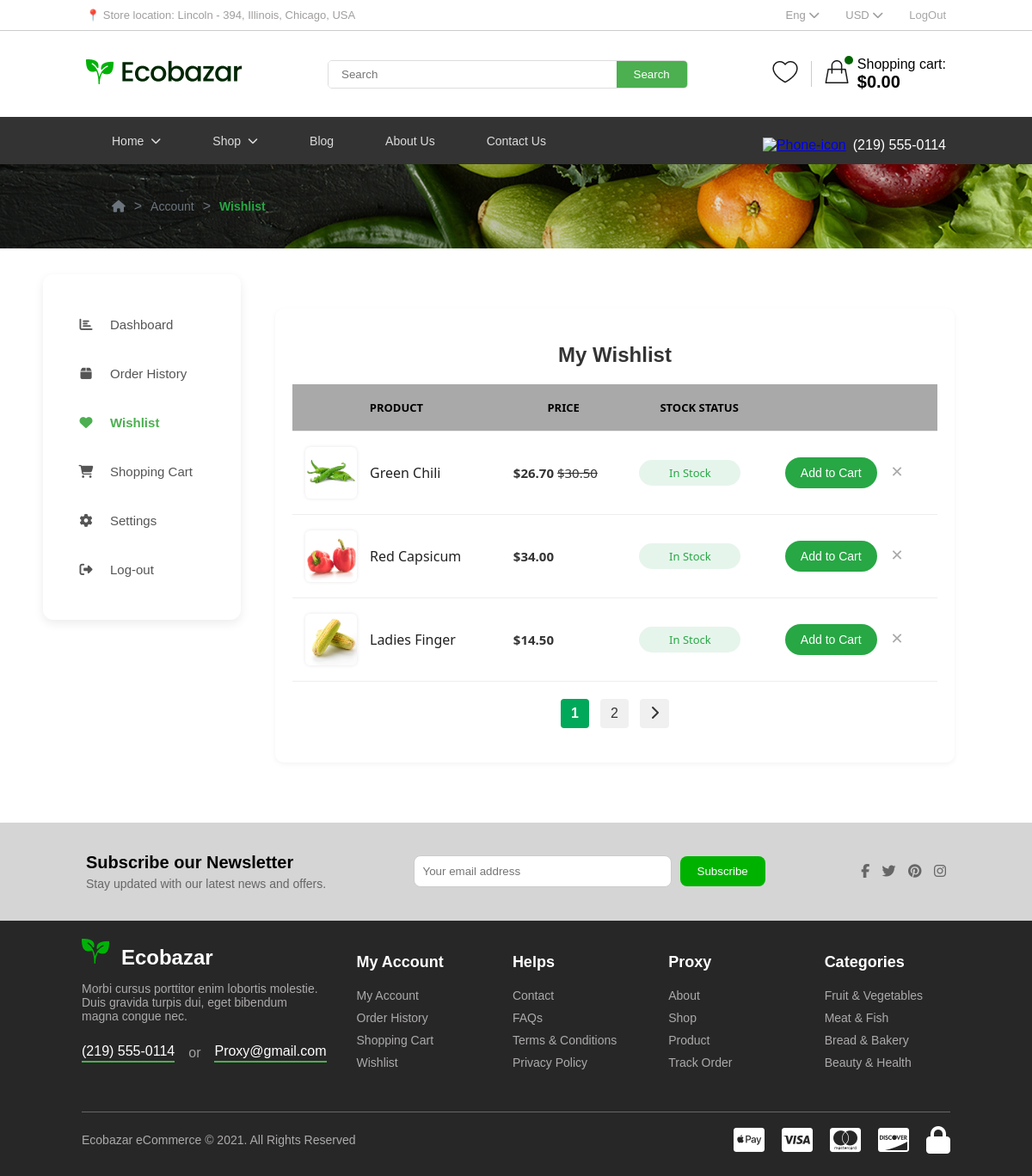
Screenshot of /wishlist.php (signed in) with the database file from the repository.
### tables this page shows
CREATE TABLE `wishlist` (
  `id` int(11) NOT NULL,
  `user_id` int(11) NOT NULL,
  `product_id` int(11) NOT NULL,
  `created_at` timestamp NOT NULL DEFAULT current_timestamp()
);

CREATE TABLE `products` (
  `id` int(11) NOT NULL,
  `category_id` int(11) DEFAULT NULL,
  `name` varchar(255) NOT NULL,
  `price` decimal(10,2) NOT NULL,
  `image` varchar(255) DEFAULT NULL,
  `description` text DEFAULT NULL,
  `old_price` decimal(10,2) DEFAULT NULL,
  `stock` int(11) DEFAULT 0
);

### wishlist.php (the view, shortened to what this page needs)
<?php
$conn = new mysqli('localhost', 'root', '', 'ecobazar');
$stmt = $conn->prepare("
    SELECT w.id AS wishlist_id, p.*
    FROM wishlist w
    JOIN products p ON w.product_id = p.id
    WHERE w.user_id = ?
");
$stmt->bind_param("i", $_SESSION['user_id']);
$stmt->execute();
$result = $stmt->get_result();
$limit = 3;
$page = isset($_GET['page']) && is_numeric($_GET['page']) ? intval($_GET['page']) : 1;
$offset = ($page - 1) * $limit;
$count_stmt = $conn->prepare("SELECT COUNT(*) FROM wishlist WHERE user_id = ?");
$count_stmt->bind_param("i", $_SESSION['user_id']);
$count_stmt->execute();
$count_stmt->bind_result($total_items);
$total_pages = ceil($total_items / $limit);
$stmt = $conn->prepare("
    SELECT w.id AS wishlist_id, p.*
    FROM wishlist w
    JOIN products p ON w.product_id = p.id
    WHERE w.user_id = ?
    LIMIT ?, ?
");
$stmt->bind_param("iii", $_SESSION['user_id'], $offset, $limit);
$stmt->execute();
$result = $stmt->get_result();
$wishlist_items = $result->fetch_all(MYSQLI_ASSOC);
include './includes/head.php';
?>
<link rel="stylesheet" href="style.css">
<div class="breadcrumb-container">
    <div class="breadcrumb">
        <a href="dashboard.php" title="Home"><i class="fas fa-home"></i></a>
        <span> &gt; </span>
        <a href="dashboard.php">Account</a>
        <span> &gt; </span>
        <a href="wishlist.php" class="active">Wishlist</a>
    </div>
</div>
<?php include './includes/dash.php'; ?>
<div class="main-content">
<div class="wishlist-container">
    <h2 class="wishlist-title">My Wishlist</h2>
    <table class="wishlist-table">
        <thead>
            <tr>
                <th>PRODUCT</th>
                <th>PRICE</th>
                <th>STOCK STATUS</th>
                <th></th>
            </tr>
        </thead>
        <tbody>
            <?php foreach ($wishlist_items as $item): ?>
                <tr>
                    <td>
                        <div class="product-info">
                            <img src="assetsHG/images/shop/<?= htmlspecialchars($item['image']) ?>" alt="<?= htmlspecialchars($item['name']) ?>">
                            <span><?= htmlspecialchars($item['name']) ?></span>
                        </div>
                    </td>
                    <td>
                        <?php if ($item['old_price'] > $item['price']): ?>
                            <strong>$<?= number_format($item['price'], 2) ?></strong>
                            <del>$<?= number_format($item['old_price'], 2) ?></del>
                        <?php else: ?>
                            <strong>$<?= number_format($item['price'], 2) ?></strong>
                        <?php endif; ?>
                    </td>
                    <td>
                        <?php if ($item['stock'] > 0): ?>
                            <span class="stock-status in-stock">In Stock</span>
                        <?php else: ?>
                            <span class="stock-status out-of-stock">Out of Stock</span>
                        <?php endif; ?>
                    </td>
                    <td>
                        <?php if ($item['stock'] > 0): ?>
                            <button class="btn btn-add-cart" onclick="addToCart(<?php echo $item['id']; ?>)">Add to Cart</button>
                        <?php else: ?>
                            <button class="btn btn-disabled" disabled>Add to Cart</button>
                        <?php endif; ?>
                        <a href="remove_wishlist.php?id=<?= $item['wishlist_id'] ?>" class="btn-remove">✕</a>
                    </td>
                </tr>
            <?php endforeach; ?>
        </tbody>
    </table>
        <?php if ($total_pages > 1): ?>
        <div class="pagination">
            <?php for ($i = 1; $i <= $total_pages; $i++): ?>
                <a href="?page=<?= $i ?>" class="page-link <?= ($i == $page ? 'active' : '') ?>">
                    <?= $i ?>
                </a>
            <?php endfor; ?>
            <?php if ($page < $total_pages): ?>
            <a href="?page=<?php echo $page + 1; ?>"><i class="fas fa-chevron-right"></i></a>
            <?php endif; ?>
        </div>
        <?php endif; ?>
</div>
</div>
</div>
<?php include './includes/footer.php'; ?>

### assets/style.css (style rules this page uses)
body { margin: 0; font-family: Arial, sans-serif; }
.breadcrumb-container { background: url('image/Breadcrumbs.png') no-repeat center; background-size: cover; padding: 30px 60px; display: flex; align-items: center; }
.breadcrumb { display: flex; align-items: center; font-family: 'Arial', sans-serif; padding: 10px 70px; }
.breadcrumb a { text-decoration: none; color: #6c757d; font-size: 14px; transition: color 0.3s ease; }
.breadcrumb span { margin: 0 10px; color: #6c757d; }
.breadcrumb a.active { color: #28a745; font-weight: bold; }
.main-content { display: flex; flex-direction: column; gap: 20px; margin: 0 auto; min-width: 750px; max-width: 850px; }
.product-info { display: flex; align-items: center; gap: 15px; }
.wishlist-container { padding: 20px; background: #fff; border-radius: 10px; box-shadow: 0 2px 6px rgba(0,0,0,0.05); }
.wishlist-title { font-size: 24px; margin-bottom: 20px; text-align: center; font-weight: 600; color: #333; }
.wishlist-table { width: 100%; border-collapse: collapse; font-family: 'Segoe UI', sans-serif; }
.wishlist-table th, .wishlist-table td { padding: 18px 15px; border-bottom: 1px solid #eee; vertical-align: middle; font-size: 15px; color: #333; }
.wishlist-table th { text-transform: uppercase; font-size: 13px; color: #000000; background-color: #a9a9a9; }
.wishlist-table tbody tr { transition: box-shadow 0.2s ease, transform 0.2s ease; }
.product-info img { width: 60px; height: 60px; object-fit: cover; border-radius: 6px; box-shadow: 0 0 4px rgba(0,0,0,0.1); }
.product-info span { font-weight: 500; font-size: 16px; color: #222; }
.stock-status { padding: 6px 14px; border-radius: 20px; font-size: 13px; font-weight: 500; display: inline-block; text-align: center; min-width: 90px; }
.in-stock { background-color: #e6f5ec; color: #28a745; }
.btn { padding: 10px 18px; border: none; border-radius: 30px; font-size: 14px; font-weight: 500; cursor: pointer; transition: all 0.2s ease; }
.btn-add-cart { background-color: #28a745; color: white; }
.btn-remove { margin-left: 12px; color: #aaa; text-decoration: none; font-size: 18px; transition: color 0.2s ease; }

### Admin/assets/style.css (style rules this page uses)
.main-content { flex: 1; padding: 40px; }
.breadcrumb { display: flex; align-items: center; font-size: 16px; font-weight: 500; padding: 62px 0; color: #555; }
.breadcrumb a { text-decoration: none; color: #adadae; transition: color 0.2s; }
.pagination { display: flex; justify-content: center; align-items: center; margin: 20px 0; gap: 5px; }

### wishlist.php (style rules this page uses)
.pagination { margin-top: 20px; text-align: center; }
.pagination a { display: inline-block; padding: 8px 12px; margin: 0 4px; background-color: #f0f0f0; color: #333; text-decoration: none; border-radius: 4px; }
.pagination a.active { background-color: #00a859; color: white; font-weight: bold; }

### rows the page displays
wishlist: product.image (picture), product.name "Green Chili", product.price "26.70", product.old_price "30.50"
wishlist: product.image (picture), product.name "Red Capsicum", product.price "34.00"
wishlist: product.image (picture), product.name "Ladies Finger", product.price "14.50"

### other values shown
$cartTotal "0.00"
$item[0] "Dashboard"
$item[0] "Order History"
$item[0] "Wishlist"
$item[0] "Shopping Cart"
$item[0] "Settings"
$item[0] "Log-out"
